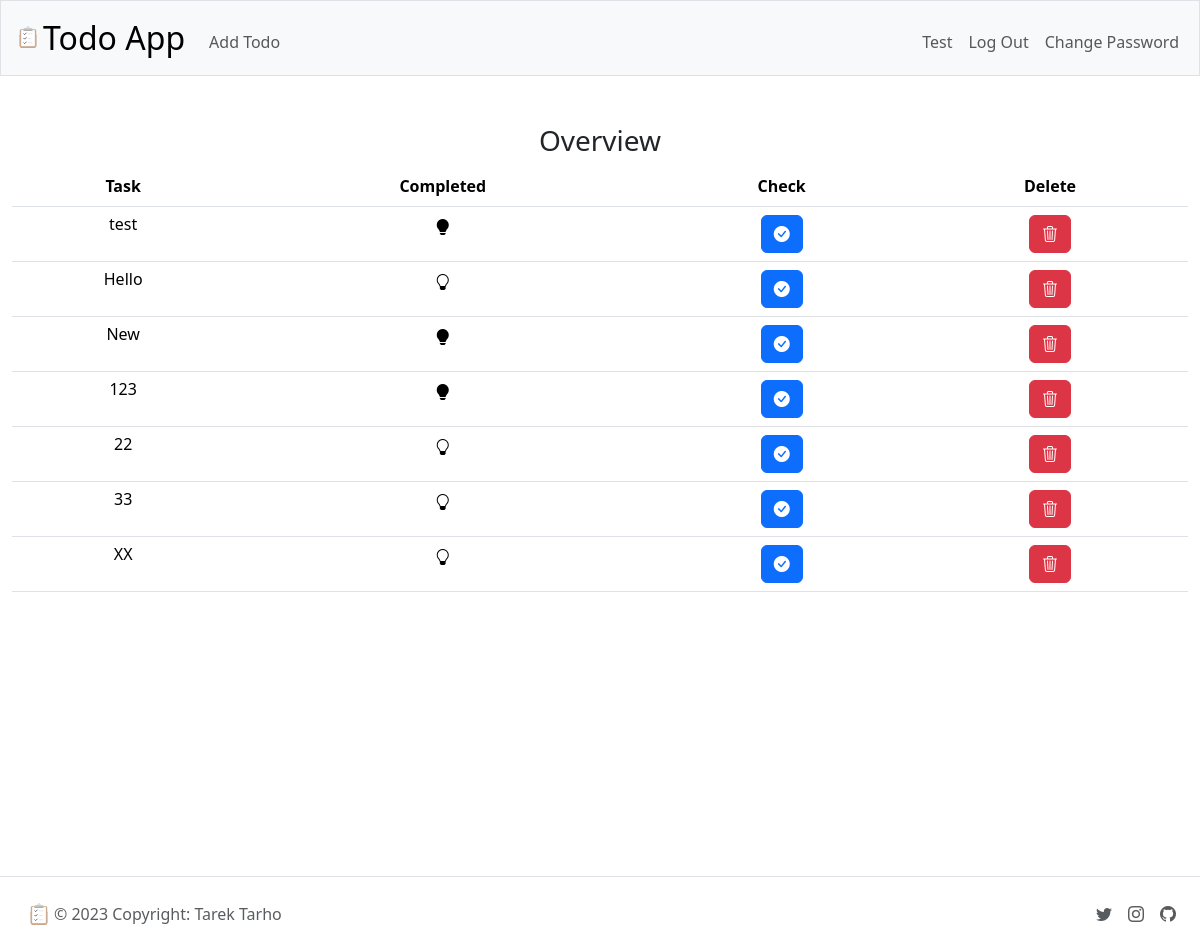
The page / (signed in) on the database its author committed.
### tables this page shows
CREATE TABLE todos 
                (id INTEGER PRIMARY KEY, user_id INTEGER NOT NULL, 
                task TEXT NOT NULL, completed BOOLEAN NOT NULL, created_at TIMESTAMP DEFAULT CURRENT_TIMESTAMP, 
                FOREIGN KEY (user_id) REFERENCES users (id));

### routes/main_routes.py (the view)
@main_bp.route('/', methods=['GET'])
@login_required
def show():
    todos = db.execute(
        "SELECT * FROM todos WHERE user_id = :user_id",
        user_id=session["user_id"],
    )
    return render_template(
        "index.html",
        todos=todos
    )

### app.py (called while the page is built)
@app.after_request
def after_request(response):
    response.headers["Cache-Control"] = "no-cache, no-store, must-revalidate"
    response.headers["Expires"] = 0
    response.headers["Pragma"] = "no-cache"
    return response

### utils/helpers.py (called while the page is built)
def login_required(f):
    @wraps(f)
    def decorated_function(*args, **kwargs):
        if session.get("user_id") is None:
            return redirect("/login")
        return f(*args, **kwargs)
    return decorated_function

### templates/index.html (shortened to what this page needs)
{% extends "layout.html" %}
{% block main %}
    <h3>Overview</h3>
    {% if todos %}
    <table class="table table-responsive table-hover">
        <thead class="thead-light">
            <tr>
                <th scope="col">Task</th>
                <th scope="col">Completed</th>
                <th scope="col">Check</th>
                <th scope="col">Delete</th>
            </tr>
        </thead>
        <tbody>
            {% for todo in todos %}
                <tr>
                    <td><h6>{{ todo.task }}</h6></td>
                    <td>
                        {% if todo.completed %}
                        <i class="bi bi-lightbulb-fill" title="{{ todo.completed }}"></i>
                        {% else %}
                        <i class="bi bi-lightbulb" title="{{ todo.completed }}"></i>
                        {% endif %}
                    </td>
                    <td>
                        <form action="/checked/{{todo.id}}" method="post">
                            <button type="submit" class="btn btn-primary"><i class="bi bi-check-circle-fill"></i></button>
                        </form>
                      </td>
                      <td>
                        <form action="/delete/{{todo.id}}" method="post">
                            <button type="submit" class="btn btn-danger"><i class="bi bi-trash3"></i></button>
                        </form>
                    </td>
                </tr>
            {% endfor %}
        </tbody>
    </table>
    {% endif %}
{% endblock %}

### templates/layout.html (shortened to what this page needs)
<!DOCTYPE html>
<html lang="en">
    <head>
        <link href="https://cdn.jsdelivr.net/npm/bootstrap@5.3.1/dist/css/bootstrap.min.css" rel="stylesheet">
        <link rel="stylesheet" href="https://cdn.jsdelivr.net/npm/bootstrap-icons@1.10.5/font/bootstrap-icons.css">
        <link href="/static/styles.css" rel="stylesheet">
    </head>
    <body>
        <nav class="bg-light border navbar navbar-expand-md navbar-light">
            <div class="container-fluid">
                <a class="navbar-brand" href="/">
                    <img src="/static/todo_icon.svg" alt="Logo" width="30" height="24" class="d-inline-block align-text-top">
                    Todo App
                  </a>
                <div class="collapse navbar-collapse" id="navbar">
                    {% if session["user_id"] %}
                        <ul class="navbar-nav me-auto mt-2">
                            <li class="nav-item"><a class="nav-link" href="/todos">Add Todo</a></li>
                        </ul>
                        <ul class="navbar-nav ms-auto mt-2">
                            <li class="nav-item"><a class="nav-link" href="/todos">{{ session["username"] | capitalize }}</a></li>
                            <li class="nav-item"><a class="nav-link" href="/logout">Log Out</a></li>
                            <li class="nav-item"><a class="nav-link" href="/update-password">Change Password</a></li>
                        </ul>
                    {% else %}
                        <ul class="navbar-nav ms-auto mt-2">
                            <li class="nav-item"><a class="nav-link" href="/register">Register</a></li>
                            <li class="nav-item"><a class="nav-link" href="/login">Log In</a></li>
                        </ul>
                    {% endif %}
                </div>
            </div>
        </nav>
        <main class="container-fluid py-5 text-center">
            {% block main %}{% endblock %}
        </main>
        <footer class="d-flex align-items-center justify-content-between border-top p-4">
            <div class="col-md-4 d-flex align-items-center">
              <a href="/">
                <img src="/static/todo_icon.svg" alt="Logo" width="30" height="24"/>
              </a>
              <span class="text-muted">© 2023 Copyright: Tarek Tarho</span>
            </div>
            <ul class="nav col-md-4 justify-content-end align-items-center list-unstyled d-flex">
              <li class="ms-3"><a class="text-muted" href="#"><i class="bi bi-twitter"></i></a></li>
              <li class="ms-3"><a class="text-muted" href="#"><i class="bi bi-instagram"></i></use></svg></a></li>
              <li class="ms-3"><a class="text-muted" href="#"><i class="bi bi-github"></i></a></li>
            </ul>
          </footer>
    </body>
</html>

### static/styles.css (style rules this page uses)
nav .navbar-brand { font-size: xx-large; display: flex; align-items: center; }
main { height:100vh; }

### rows shown on the page
todos: username "Test", task "test", completed True (drawn)
todos: task "Hello", completed False (drawn)
todos: task "New", completed True (drawn)
todos: task "123", completed True (drawn)
todos: task "22", completed False (drawn)
todos: task "33", completed False (drawn)
todos: task "XX", completed False (drawn)
